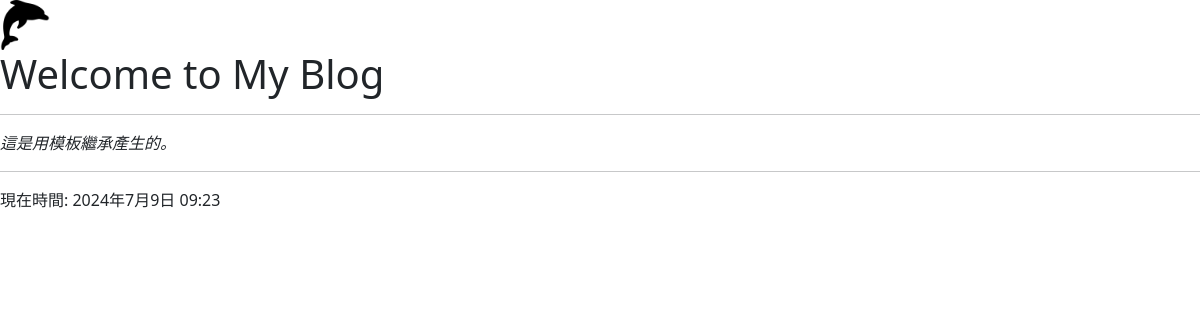
/, run on an earlier commit of the app's database.
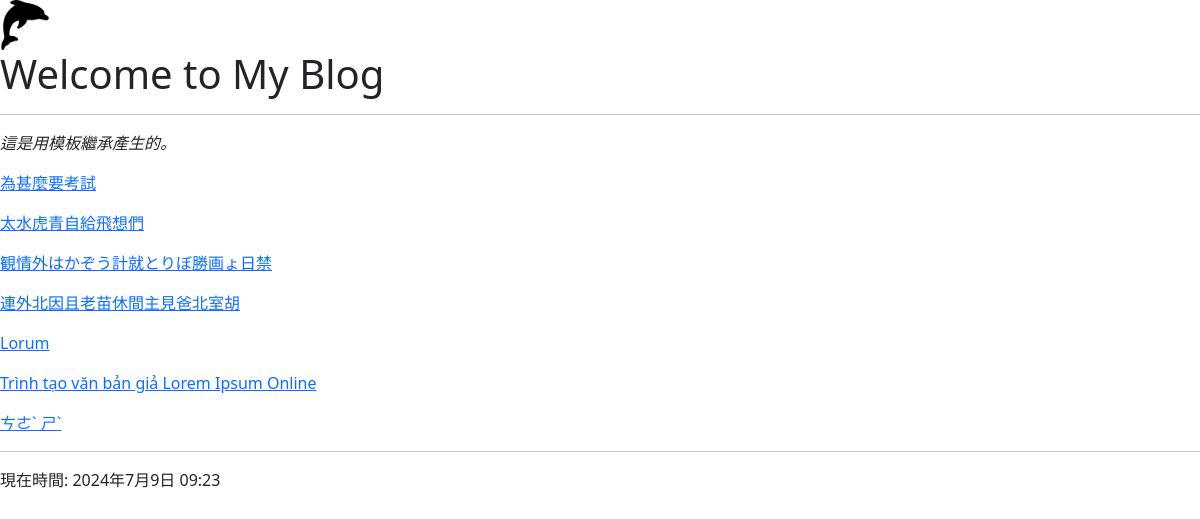
And on a later commit of the database.
### blog_post/models.py (models this page shows, shortened)
class Post(models.Model):
    title = models.CharField(max_length=200)
    slug = models.CharField(max_length=200)
    content = models.TextField()
    pub_date = models.DateTimeField(auto_now_add = True)
    class Meta:
        ordering = ['-pub_date']

### blog_post/views.py (the view)
# urls.py: path('', index),
def index(requests):
    posts = Post.objects.all()
    now = datetime.now()
    return render(requests, "pages/index.html", locals())

### templates/pages/index.html
{% extends "scaffolds/base.html" %}
{% block content %}
    <h1>Welcome to My Blog</h1>
    <hr>
    <p><i>這是用模板繼承產生的。</i></p>
    {% for post in posts %}
        <a href="post/{{post.slug}}">
            <p class="post_title"> {{ post.title }}</p>
        </a>
    {% endfor %}
{% endblock %}

### templates/scaffolds/base.html (shortened to what this page needs)
<html>
<head>
    {% load static %}
    {% include "components/header.lib.html" %}
</head>
<body>
    <img src="{% static "images/logo.png" %}" width=50>
    {% block content %} {% endblock %}
    <hr>
    {% include "components/footer.html" %}
</body>
</html>

### templates/components/header.lib.html (shortened to what this page needs)
{% load static %}
<link rel="stylesheet" href="https://unpkg.com/@fontsource/source-sans-3@5.0.12/index.css">
<link rel="stylesheet" href="https://unpkg.com/overlayscrollbars@2.3.0/styles/overlayscrollbars.min.css">
<link rel="stylesheet" href="https://unpkg.com/bootstrap-icons@1.11.0/font/bootstrap-icons.min.css">
<link rel="stylesheet" href="https://unpkg.com/apexcharts@3.37.1/dist/apexcharts.css">
<link rel="stylesheet" href="https://unpkg.com/jsvectormap@1.5.3/dist/css/jsvectormap.min.css">
<link rel="stylesheet" href="{% static "styles/adminlte.min.css" %}">

### templates/components/footer.html
{% if now %}
    <p class="post_date"> 現在時間: {{ now }} </p>
{% else %}
    <h3><a href="/"> 回首頁 </a></h3>
{% endif %}

What changed in the data, as far as the page shows it:
added Post: title "為甚麼要考試"
added Post: title "太水虎青自給飛想們"
added Post: title "観情外はかぞう計就とりぼ勝画ょ日禁"
added Post: title "連外北因且老苗休間主見爸北室胡"
added Post: title "Lorum"
added Post: title "Trình tạo văn bản giả Lorem Ipsum Online"
added Post: title "ㄘㄜˋ ㄕˋ"
